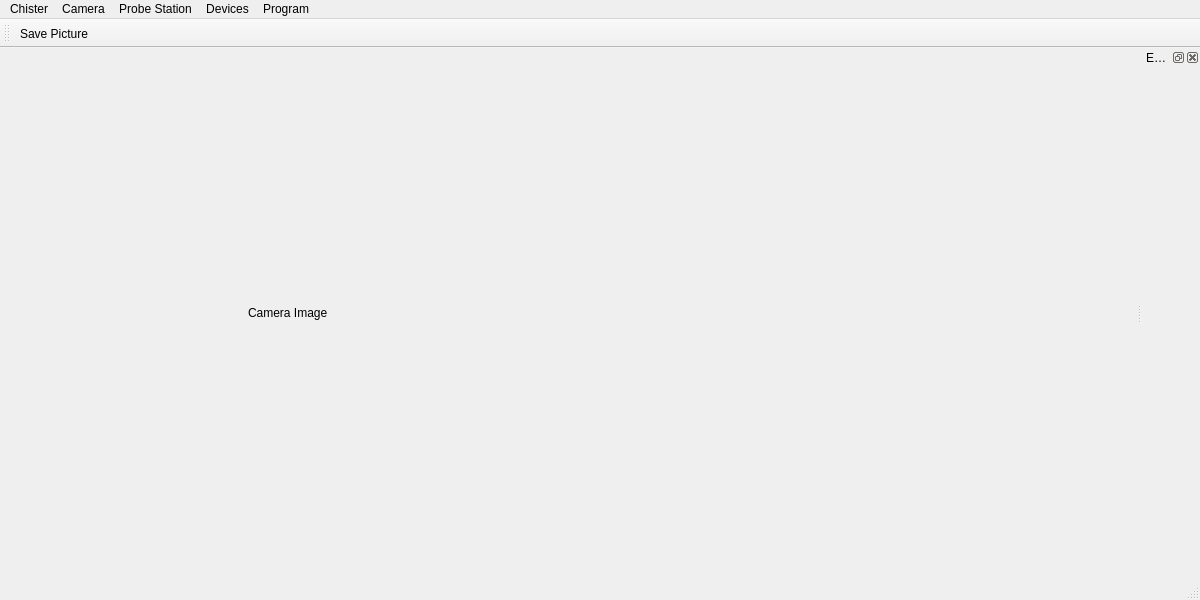
<?xml version="1.0" encoding="UTF-8"?>
<ui version="4.0">
 <class>MainWindow</class>
 <widget class="QMainWindow" name="MainWindow">
  <property name="geometry">
   <rect>
    <x>0</x>
    <y>0</y>
    <width>1200</width>
    <height>600</height>
   </rect>
  </property>
  <property name="windowTitle">
   <string>chister - testing ASICs since 2017</string>
  </property>
  <widget class="QWidget" name="centralWidget">
   <layout class="QGridLayout" name="gridLayout">
    <item row="1" column="0">
     <spacer name="horizontalSpacer">
      <property name="orientation">
       <enum>Qt::Horizontal</enum>
      </property>
      <property name="sizeHint" stdset="0">
       <size>
        <width>40</width>
        <height>20</height>
       </size>
      </property>
     </spacer>
    </item>
    <item row="2" column="1">
     <spacer name="verticalSpacer_2">
      <property name="orientation">
       <enum>Qt::Vertical</enum>
      </property>
      <property name="sizeHint" stdset="0">
       <size>
        <width>20</width>
        <height>40</height>
       </size>
      </property>
     </spacer>
    </item>
    <item row="1" column="1">
     <widget class="QLabel" name="cameraImage">
      <property name="minimumSize">
       <size>
        <width>640</width>
        <height>480</height>
       </size>
      </property>
      <property name="maximumSize">
       <size>
        <width>640</width>
        <height>480</height>
       </size>
      </property>
      <property name="text">
       <string>Camera Image</string>
      </property>
     </widget>
    </item>
    <item row="0" column="1">
     <spacer name="verticalSpacer">
      <property name="orientation">
       <enum>Qt::Vertical</enum>
      </property>
      <property name="sizeHint" stdset="0">
       <size>
        <width>20</width>
        <height>40</height>
       </size>
      </property>
     </spacer>
    </item>
    <item row="1" column="2">
     <spacer name="horizontalSpacer_2">
      <property name="orientation">
       <enum>Qt::Horizontal</enum>
      </property>
      <property name="sizeHint" stdset="0">
       <size>
        <width>40</width>
        <height>20</height>
       </size>
      </property>
     </spacer>
    </item>
   </layout>
  </widget>
  <widget class="QMenuBar" name="menuBar">
   <property name="geometry">
    <rect>
     <x>0</x>
     <y>0</y>
     <width>1200</width>
     <height>28</height>
    </rect>
   </property>
   <widget class="QMenu" name="menuChister">
    <property name="title">
     <string>Chister</string>
    </property>
    <addaction name="actionPreferences"/>
    <addaction name="actionExit"/>
   </widget>
   <widget class="QMenu" name="menuProgram">
    <property name="title">
     <string>Program</string>
    </property>
    <addaction name="actionImage_Scan"/>
    <addaction name="actionHCCTest"/>
    <addaction name="actionDicedChipTest"/>
   </widget>
   <widget class="QMenu" name="menuStage">
    <property name="title">
     <string>Devices</string>
    </property>
    <addaction name="actionHCCSerialConsole"/>
   </widget>
   <widget class="QMenu" name="menuCamera">
    <property name="title">
     <string>Camera</string>
    </property>
    <addaction name="actionSavePicture"/>
   </widget>
   <widget class="QMenu" name="menuProbe_Station">
    <property name="title">
     <string>Probe Station</string>
    </property>
    <addaction name="actionMoveTo"/>
    <addaction name="actionSetIncrement"/>
    <addaction name="actionECS02SerialConsole"/>
   </widget>
   <addaction name="menuChister"/>
   <addaction name="menuCamera"/>
   <addaction name="menuProbe_Station"/>
   <addaction name="menuStage"/>
   <addaction name="menuProgram"/>
  </widget>
  <widget class="QToolBar" name="mainToolBar">
   <attribute name="toolBarArea">
    <enum>TopToolBarArea</enum>
   </attribute>
   <attribute name="toolBarBreak">
    <bool>false</bool>
   </attribute>
   <addaction name="actionSavePicture"/>
  </widget>
  <widget class="QStatusBar" name="statusBar"/>
  <widget class="QDockWidget" name="ECSControlsDockWidget">
   <property name="windowTitle">
    <string>ECS02 Controls</string>
   </property>
   <attribute name="dockWidgetArea">
    <number>2</number>
   </attribute>
   <widget class="QWidget" name="dockWidgetContents_2"/>
  </widget>
  <action name="actionExit">
   <property name="text">
    <string>Exit</string>
   </property>
  </action>
  <action name="actionImage_Scan">
   <property name="text">
    <string>Image Scan</string>
   </property>
  </action>
  <action name="actionECS02SerialConsole">
   <property name="text">
    <string>ECS-02 Serial Console</string>
   </property>
  </action>
  <action name="actionSavePicture">
   <property name="text">
    <string>Save Picture</string>
   </property>
  </action>
  <action name="actionHCCTest">
   <property name="text">
    <string>HCC Test</string>
   </property>
  </action>
  <action name="actionHCCSerialConsole">
   <property name="text">
    <string>HCC Serial Console</string>
   </property>
  </action>
  <action name="actionPreferences">
   <property name="text">
    <string>Preferences</string>
   </property>
  </action>
  <action name="actionDicedChipTest">
   <property name="text">
    <string>Diced Chip Test</string>
   </property>
  </action>
  <action name="actionMoveTo">
   <property name="text">
    <string>Move to...</string>
   </property>
  </action>
  <action name="actionSetIncrement">
   <property name="text">
    <string>Set Increment...</string>
   </property>
  </action>
 </widget>
 <layoutdefault spacing="6" margin="11"/>
 <resources/>
 <connections/>
</ui>
